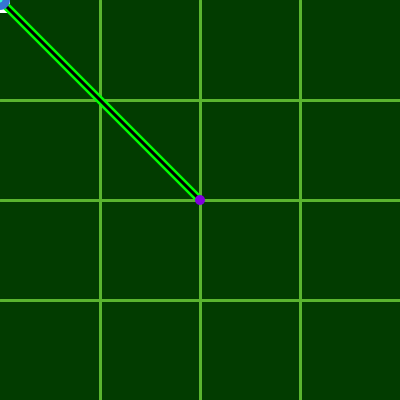
Frame 1 (no input)
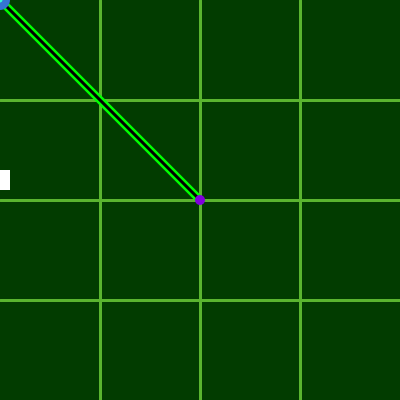
Frame 60 (the mouse pressed at the canvas centre just before this capture)
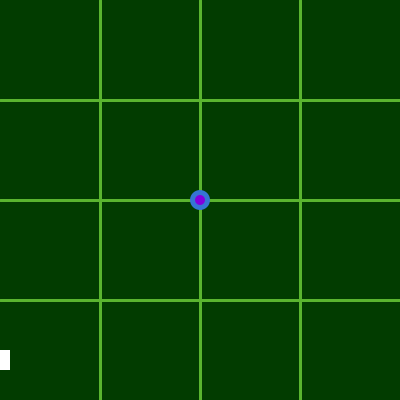
Frame 120 (the mouse held since frame 60 and released just before this capture)

The Processing sketch that drew these frames (run headless with seeded random() and noise(); from frame 60 on, the mouse is pressed at the canvas centre):

// Processing sketch: Processing_Project2_01_Backup
// ── Processing_Project2_01_Backup.pde
// at least 5 variables
// use system variable width,height, mousex, mousey
// condition ex. constraining the placement of object
// ex. use mousePressed or keyPressed to toggle properties of drawn shape
// checking to see if mouse position over graphic to alter its apprearance
// at least 1 loop
// at least 2 function
// the use of random / noise
// comments to explain what does what

/* 
  Interactive Toy
  
  By Thanapon Ponpadung
  06-Oct-2020

*/
// graphic
float verticalGrid = 100;
float horizontalGrid = 100;

// player's movement
float player2PositiontX = 200;
float player2PositiontY = 200;
float player2Speed = 5.5;
boolean rightMovement = false;
boolean leftMovement = false;
boolean upMovement = false;
boolean downMovement = false;

// player's properties
boolean isHit = false;

// enemy's movement
int enemy1PositionX = 0;
int enemy1PositionY = 0;
int enemy1Speed = 3;

boolean gameIsOver = false;



void setup()
{
 
  size(400,400);
  
  rectMode(CENTER);
  
  noCursor();
  
  frameRate(60);
  
}

void draw()
{
    playScreen();
}

void playScreen ()
{
  if (gameIsOver == false){
  background(2,60,0);  
  drawGridBackground();
 
  spawnEnemy1();
  
  drawConnectingLine();
  
  drawPlayerCharacter1();
  drawPlayerCharacter2();
  updatePlayer2Movement();
  }
  else if (gameIsOver == true){
  restartScreen();
  }
  
}

void restartScreen ()
{
  gameIsOver = true;
  fill(0);
  rect(200,200,width,height);
  fill(0,255,0);
  textSize(22);
  stroke(2);
  text("Click Left Mouse Button",70,120);
  text("to Restart",130,150);
 
 noStroke();
 fill(255);
 rect(200,200,100,100);
 // mouse cursor after game over
 fill(0,255,0);
 circle(mouseX,mouseY,20);
  
 if (mousePressed)
  {
    if (mouseX >= 180 && mouseX <= 220){
      gameIsOver = false;
    }
  }
}

void drawGridBackground()
{
  noFill();
  strokeWeight(3);
  stroke(90,180,47);
  
  //draw big vertical grid
  line(verticalGrid,0,verticalGrid,horizontalGrid+300);
  line(verticalGrid+100,0,verticalGrid+100,horizontalGrid+300);
  line(verticalGrid+200,0,verticalGrid+200,horizontalGrid+300);
  
  //draw big horizontal grid
  line(0,horizontalGrid,verticalGrid+300,horizontalGrid);
  line(0,horizontalGrid+100,verticalGrid+300,horizontalGrid+100);
  line(0,horizontalGrid+200,verticalGrid+300,horizontalGrid+200);
  
 
}

void drawPlayerCharacter1()
{
  // draw shape and assign movement
  noStroke();
  fill(53,117,211,800);
  circle(mouseX,mouseY,20);
  fill(53,117,211,1000);
  circle(mouseX,mouseY,10);
  fill(53,255,211);
  circle(mouseX,mouseY,5);
}

void drawPlayerCharacter2()
{
  noStroke();
  fill(129,0,220,1000);
  circle(player2PositiontX,player2PositiontY,10);
}

void drawConnectingLine()
{
  float LinePosition1 = mouseX;
  float LinePosition2 = mouseY;
  float LinePosition3 = player2PositiontX;
  float LinePosition4 = player2PositiontY;
  // line is drawn from player1 to player2 the position is (1,2,3,4)
  strokeWeight(8);
  stroke(0,255,0);
  line(LinePosition1,LinePosition2,LinePosition3,LinePosition4);
  strokeWeight(3);
  stroke(0);
  line(LinePosition1,LinePosition2,LinePosition3,LinePosition4);
  
  if (gameIsOver == false){
  
  if ((enemy1PositionY > LinePosition2 || enemy1PositionY > LinePosition4) && (enemy1PositionX > LinePosition1 && enemy1PositionX < LinePosition3)){
   
      gameIsOver = true;
  }
  }
}

// PlayerCharacter2 Controller using built-in function
void keyPressed()
{
  if (keyCode == LEFT){
    leftMovement = true;
  }
  else if (keyCode == RIGHT){
    rightMovement = true;
  }
  else if (keyCode == UP){
    upMovement = true;
  }
  else if (keyCode == DOWN){
    downMovement = true;
  } 
  
  else if (key == 'F' || key == 'f'){
   gameIsOver = true;
 }
  
}

// prevent input for player controller is from being true forever by stoping the boolean when keys are released
void keyReleased ()
{
  if (keyCode == LEFT){
    leftMovement = false;
  }
  if (keyCode == RIGHT){
    rightMovement = false;
  }
  if (keyCode == UP){
    upMovement = false;
  }
  if (keyCode == DOWN){
    downMovement = false;
  } 
  
  if (key == 'F' || key == 'f'){
   gameIsOver = true;
 }
}  

void updatePlayer2Movement()
{
  if (leftMovement == true){
    player2PositiontX = player2PositiontX-player2Speed;
  }
  if (rightMovement == true){
    player2PositiontX = player2PositiontX+player2Speed;
  }
  if (player2PositiontX<=20){
    player2PositiontX = 20;
  }
  if (player2PositiontX>=380){
    player2PositiontX = 380;
  }
  
  if(upMovement == true){
    player2PositiontY = player2PositiontY-player2Speed;
  }
  if(downMovement == true){
    player2PositiontY = player2PositiontY+player2Speed;
  }
  if (player2PositiontY<=20){
    player2PositiontY = 20;
  }
  if (player2PositiontY>=380){
    player2PositiontY = 380;
  }
}

void spawnEnemy1 ()
{
  if(gameIsOver == false){
  enemy1PositionY = enemy1PositionY + enemy1Speed;
  
  if(enemy1PositionY>random(410,420)){
    enemy1PositionY = 0;
    
    enemy1PositionX = int (random(10,390));
  }
  
  noStroke();
  fill(255);
  rect(enemy1PositionX,enemy1PositionY,20,20);

  }
}
